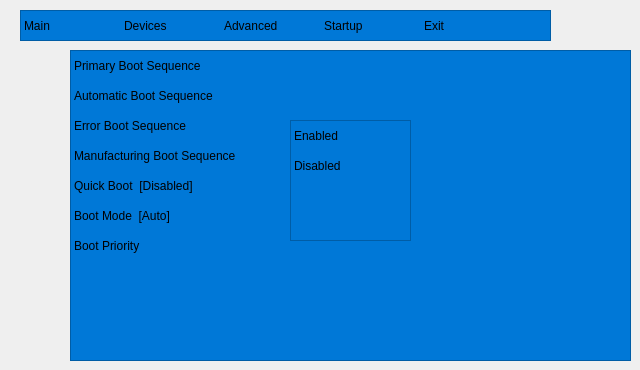
    <widget class="QWidget" name="page_4">
     <widget class="QTableWidget" name="tableWidget_3">
      <property name="geometry">
       <rect>
        <x>70</x>
        <y>50</y>
        <width>561</width>
        <height>311</height>
       </rect>
      </property>
      <property name="styleSheet">
       <string notr="true">selection-background-color: rgb(0, 120, 215);
gridline-color: rgb(255, 255, 255, 0);
background-color: rgb(0, 120, 215);
outline: none;
	</string>
      </property>
      <property name="inputMethodHints">
       <set>Qt::ImhNone</set>
      </property>
      <property name="editTriggers">
       <set>QAbstractItemView::NoEditTriggers</set>
      </property>
      <property name="tabKeyNavigation">
       <bool>false</bool>
      </property>
      <property name="selectionMode">
       <enum>QAbstractItemView::SingleSelection</enum>
      </property>
      <property name="showGrid">
       <bool>false</bool>
      </property>
      <property name="wordWrap">
       <bool>true</bool>
      </property>
      <attribute name="horizontalHeaderVisible">
       <bool>false</bool>
      </attribute>
      <attribute name="horizontalHeaderCascadingSectionResizes">
       <bool>false</bool>
      </attribute>
      <attribute name="horizontalHeaderDefaultSectionSize">
       <number>10000</number>
      </attribute>
      <attribute name="horizontalHeaderShowSortIndicator" stdset="0">
       <bool>false</bool>
      </attribute>
      <attribute name="verticalHeaderVisible">
       <bool>false</bool>
      </attribute>
      <row>
       <property name="text">
        <string>New Row</string>
       </property>
      </row>
      <row>
       <property name="text">
        <string>New Row</string>
       </property>
      </row>
      <row>
       <property name="text">
        <string>New Row</string>
       </property>
      </row>
      <row>
       <property name="text">
        <string>New Row</string>
       </property>
      </row>
      <row>
       <property name="text">
        <string>New Row</string>
       </property>
      </row>
      <row>
       <property name="text">
        <string>New Row</string>
       </property>
      </row>
      <row>
       <property name="text">
        <string>New Row</string>
       </property>
      </row>
      <column>
       <property name="text">
        <string>New Column</string>
       </property>
      </column>
      <item row="0" column="0">
       <property name="text">
        <string>Primary Boot Sequence</string>
       </property>
      </item>
      <item row="1" column="0">
       <property name="text">
        <string>Automatic Boot Sequence</string>
       </property>
      </item>
      <item row="2" column="0">
       <property name="text">
        <string>Error Boot Sequence</string>
       </property>
      </item>
      <item row="3" column="0">
       <property name="text">
        <string>Manufacturing Boot Sequence</string>
       </property>
      </item>
      <item row="4" column="0">
       <property name="text">
        <string>Quick Boot  [Disabled]</string>
       </property>
      </item>
      <item row="5" column="0">
       <property name="text">
        <string>Boot Mode  [Auto]</string>
       </property>
      </item>
      <item row="6" column="0">
       <property name="text">
        <string>Boot Priority</string>
       </property>
      </item>
     </widget>
     <widget class="QStackedWidget" name="stackedWidget_2">
      <property name="geometry">
       <rect>
        <x>270</x>
        <y>110</y>
        <width>161</width>
        <height>161</height>
       </rect>
      </property>
      <property name="currentIndex">
       <number>0</number>
      </property>
      <widget class="QWidget" name="page_7">
       <widget class="QTableWidget" name="onOff_2">
        <property name="geometry">
         <rect>
          <x>20</x>
          <y>10</y>
          <width>121</width>
          <height>121</height>
         </rect>
        </property>
        <property name="styleSheet">
         <string notr="true">selection-background-color: rgb(0, 120, 215);
gridline-color: rgb(255, 255, 255, 0);
background-color: rgb(0, 120, 215);
outline: 0;
	
</string>
        </property>
        <property name="inputMethodHints">
         <set>Qt::ImhNone</set>
        </property>
        <property name="editTriggers">
         <set>QAbstractItemView::NoEditTriggers</set>
        </property>
        <property name="tabKeyNavigation">
         <bool>false</bool>
        </property>
        <property name="selectionMode">
         <enum>QAbstractItemView::SingleSelection</enum>
        </property>
        <property name="showGrid">
         <bool>false</bool>
        </property>
        <property name="wordWrap">
         <bool>true</bool>
        </property>
        <attribute name="horizontalHeaderVisible">
         <bool>false</bool>
        </attribute>
        <attribute name="verticalHeaderVisible">
         <bool>false</bool>
        </attribute>
        <row>
         <property name="text">
          <string>New Row</string>
         </property>
        </row>
        <row>
         <property name="text">
          <string>New Row</string>
         </property>
        </row>
        <column>
         <property name="text">
          <string>New Column</string>
         </property>
        </column>
        <item row="0" column="0">
         <property name="text">
          <string>Enabled</string>
         </property>
        </item>
        <item row="1" column="0">
         <property name="text">
          <string>Disabled</string>
         </property>
        </item>
       </widget>
      </widget>
      <widget class="QWidget" name="page_8"/>
     </widget>
     <widget class="QTableWidget" name="tableWidget_13">
      <property name="geometry">
       <rect>
        <x>20</x>
        <y>10</y>
        <width>531</width>
        <height>31</height>
       </rect>
      </property>
      <property name="styleSheet">
       <string notr="true">selection-background-color: rgb(0, 85, 127);
gridline-color: rgb(255, 255, 255, 0);
background-color: rgb(0, 120, 215);
outline: none;
	</string>
      </property>
      <property name="inputMethodHints">
       <set>Qt::ImhNone</set>
      </property>
      <property name="editTriggers">
       <set>QAbstractItemView::NoEditTriggers</set>
      </property>
      <property name="tabKeyNavigation">
       <bool>false</bool>
      </property>
      <property name="selectionMode">
       <enum>QAbstractItemView::SingleSelection</enum>
      </property>
      <property name="showGrid">
       <bool>false</bool>
      </property>
      <property name="wordWrap">
       <bool>true</bool>
      </property>
      <attribute name="horizontalHeaderVisible">
       <bool>false</bool>
      </attribute>
      <attribute name="verticalHeaderVisible">
       <bool>false</bool>
      </attribute>
      <row>
       <property name="text">
        <string>New Row</string>
       </property>
      </row>
      <column>
       <property name="text">
        <string>New Column</string>
       </property>
      </column>
      <column>
       <property name="text">
        <string>New Column</string>
       </property>
      </column>
      <column>
       <property name="text">
        <string>New Column</string>
       </property>
      </column>
      <column>
       <property name="text">
        <string>New Column</string>
       </property>
      </column>
      <column>
       <property name="text">
        <string>New Column</string>
       </property>
      </column>
      <item row="0" column="0">
       <property name="text">
        <string>Main</string>
       </property>
      </item>
      <item row="0" column="1">
       <property name="text">
        <string>Devices</string>
       </property>
      </item>
      <item row="0" column="2">
       <property name="text">
        <string>Advanced</string>
       </property>
      </item>
      <item row="0" column="3">
       <property name="text">
        <string>Startup</string>
       </property>
      </item>
      <item row="0" column="4">
       <property name="text">
        <string>Exit</string>
       </property>
      </item>
     </widget>
    </widget>
